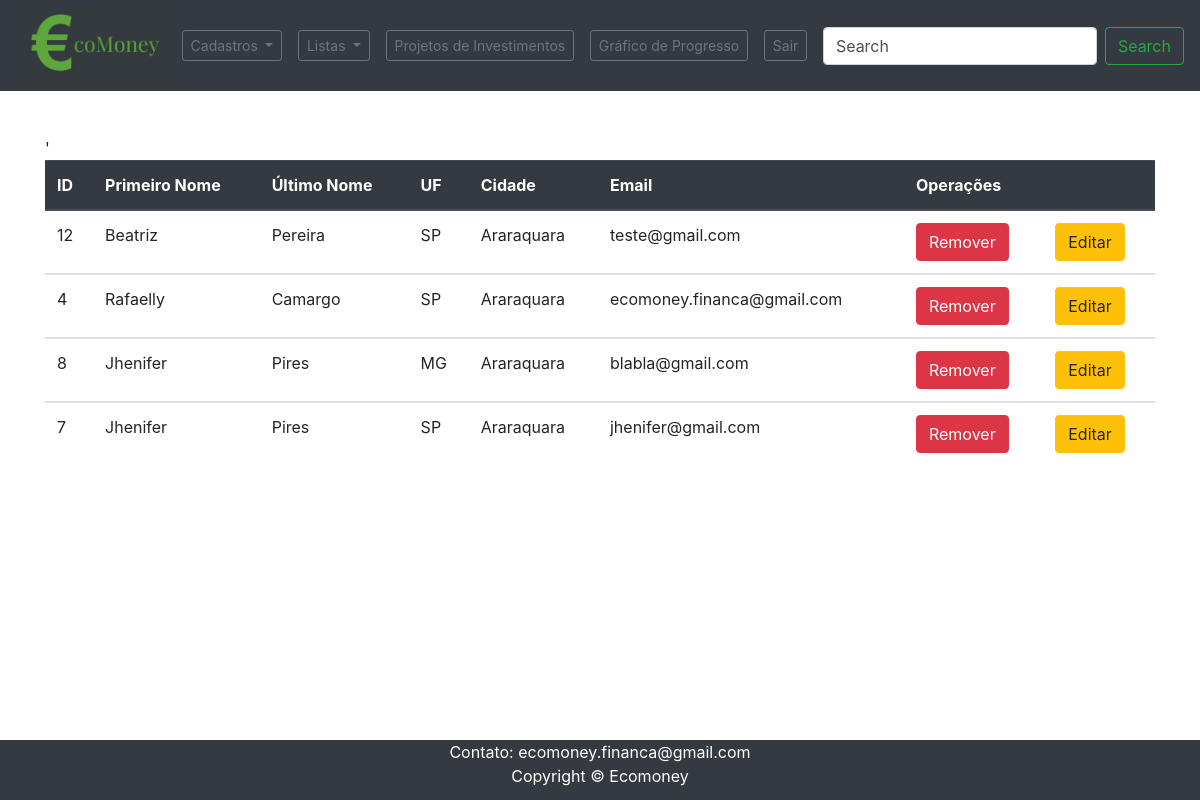
The app's page /php/lista_usuarios.php with its own data.
### tables this page shows
CREATE TABLE IF NOT EXISTS `usuarios` (
  `id` int(11) NOT NULL AUTO_INCREMENT,
  `primeiro_nome` varchar(20) NOT NULL,
  `ultimo_nome` varchar(20) NOT NULL,
  `uf` varchar(2) NOT NULL,
  `cidade` varchar(40) NOT NULL,
  `email` varchar(40) NOT NULL,
  `senha` varchar(40) NOT NULL,
  `confirmacao_senha` varchar(40) NOT NULL,
  PRIMARY KEY (`id`)
);

### php/lista_usuarios.php (the view, shortened to what this page needs)
<?php
    include "../inc/cabecalho_conexao.inc";
    include "../inc/ini_html.inc";
    include "../inc/menu_adm.inc";
    $SQL = "SELECT * FROM usuarios";
		$dados_recuperados = mysqli_query($con, $SQL);
		if(mysqli_num_rows($dados_recuperados) > 0){
            include "../inc/lista_usuario.inc";
			while( ($resultado = mysqli_fetch_array($dados_recuperados)) != null) {
                echo '<tbody>
                        <tr>
							<td>'.$resultado[0].'</td>
							<td>'.$resultado[1].'</td>
							<td>'.$resultado[2].'</td>
                            <td>'.$resultado[3].'</td>
                            <td>'.$resultado[4].'</td>
                            <td>'.$resultado[5].'</td>
							<td><a class="btn btn-danger" href="remover_usuario.php?pront='.$resultado[0].'" role="button">Remover</a></td>
							<td><a class="btn btn-warning" href="editar_usuario.php?pront='.$resultado[0].'" role="button">Editar</a></td>
                        </tr>
                    </tbody>';
			}
            echo '</table>
            </div>';
		}
    include "../inc/rodape.inc";
    include "../inc/fim_html.inc";
?>

### inc/ini_html.inc (shortened to what this page needs)
<!DOCTYPE html>
<html lang="pt-br">
<head>
    <link rel="stylesheet" href="../css/bootstrap.min.css">
    <link rel="stylesheet" href="../css/paginas.css" />
</head>
<body>

### inc/menu_adm.inc (shortened to what this page needs)
<header>
  <nav class="navbar navbar-dark bg-dark">
    <img class="ecomoney" src="../img/cad.jpeg"></img>
    <div class="btn-group" role="group">
      <button id="btnGroupDrop1" type="button" class="btn btn-outline-secondary btn-sm dropdown-toggle" data-toggle="dropdown" aria-haspopup="true" aria-expanded="false">
          Cadastros
      </button>
    </div>
    <div class="btn-group" role="group">
      <button id="btnGroupDrop1" type="button" class="btn btn-outline-secondary dropdown-toggle btn-sm" data-toggle="dropdown" aria-haspopup="true" aria-expanded="false">
        Listas
      </button>
    </div>
    <a href= "projetos_investimento.php"><button class="btn btn-sm btn-outline-secondary" type="button">Projetos de Investimentos</button></a>
    <a href= "grafico_progresso.php"><button class="btn btn-sm btn-outline-secondary" type="button">Gráfico de Progresso</button></a>
    <a href= "sair.php"><button class="btn btn-sm btn-outline-secondary" type="button">Sair</button></a>
    <form class="form-inline">
      <input class="form-control mr-sm-2" type="search" placeholder="Search" aria-label="Search">
      <button class="btn btn-outline-success my-2 my-sm-0" type="submit">Search</button>
    </form>
  </nav>
</header>

### inc/lista_usuario.inc
<div class="container tabela">
    <table class="table ">
        <thead class="thead-dark">
            <tr>
                <th scope="col">ID</th>
                <th scope="col">Primeiro Nome</th>
                <th scope="col">Último Nome</th>
                <th scope="col">UF</th>
                <th scope="col">Cidade</th>
                <th scope="col">Email</th>
                <th colspan="2">Operações</th>
            </tr>
        </thead>'

### inc/rodape.inc
<footer class="fixed-bottom centralizar bg-dark">
	Contato: ecomoney.financa@gmail.com<br/>
	Copyright &copy; Ecomoney
</footer>

### inc/fim_html.inc (shortened to what this page needs)
    </body>
</html>

### css/paginas.css (style rules this page uses)
.ecomoney { height: 75px; width: 150px; }
.centralizar { bottom:0; width:100%; height:60px; text-align: center; color: white; font-size: 16px; }
.tabela { height: 450px; overflow: auto; transform: translateY(10%); }

### records on screen
usuarios: id "12", primeiro_nome "Beatriz", ultimo_nome "Pereira", uf "SP", cidade "Araraquara", email "teste@gmail.com"
usuarios: id "4", primeiro_nome "Rafaelly", ultimo_nome "Camargo", uf "SP", cidade "Araraquara", email "ecomoney.financa@gmail.com"
usuarios: id "8", primeiro_nome "Jhenifer", ultimo_nome "Pires", uf "MG", cidade "Araraquara", email "blabla@gmail.com"
usuarios: id "7", primeiro_nome "Jhenifer", ultimo_nome "Pires", uf "SP", cidade "Araraquara", email "jhenifer@gmail.com"
